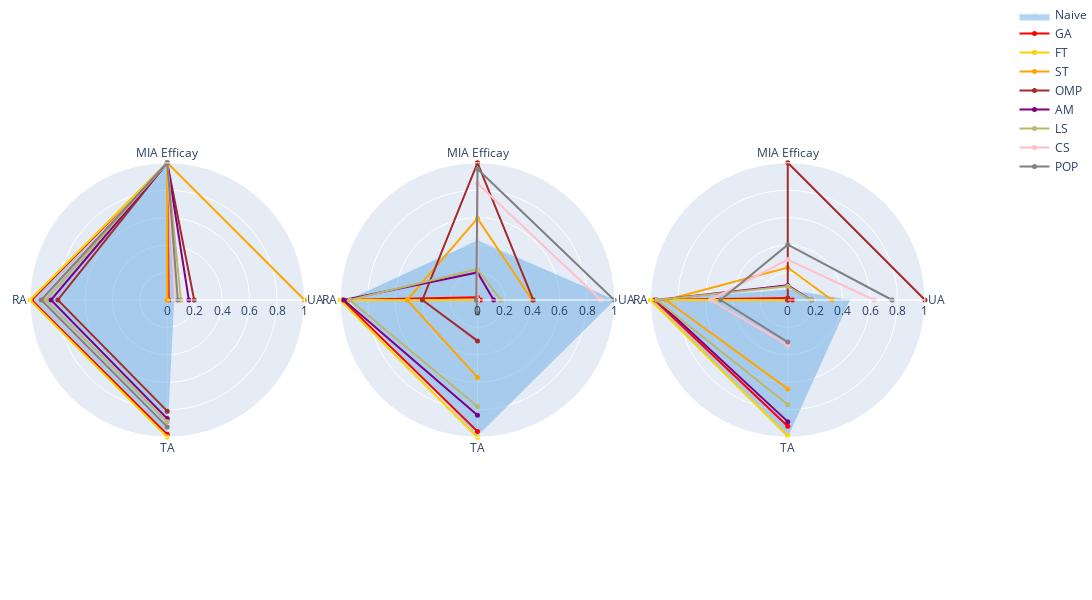

The notebook cell this image was saved under:
### Code cell
categories_1 = get_categories(df_1)
categories_2 = get_categories(df_2)
categories_3 = get_categories(df_3)


fig = make_subplots(rows=1, cols=3, specs=[[{'type': 'polar'}]*3],vertical_spacing=0.005,horizontal_spacing=0.04)

fig.add_trace(go.Scatterpolar(
      r=[radar_arr_1[0][0],radar_arr_1[0][1],radar_arr_1[0][2],radar_arr_1[0][3]],
      theta=categories_1,
      fill = 'toself',
      marker=dict(size=5, color='rgba(104,172, 229, 0.1)'),
      name=f'Naive'
),row=1, col=1)

fig.add_trace(go.Scatterpolar(
      r=[radar_arr_1[1][0],radar_arr_1[1][1],radar_arr_1[1][2],radar_arr_1[1][3]],
      theta=categories_1,
      fill = 'none',
      marker=dict(size=5, color='red'),
      name=f'GA'
),row=1, col=1)
fig.add_trace(go.Scatterpolar(
      r=[radar_arr_1[2][0],radar_arr_1[2][1],radar_arr_1[2][2],radar_arr_1[2][3]],
      theta=categories_1,
      fill = 'none',
      marker=dict(size=5, color='#FFD100'),
      name='FT'
),row=1, col=1)
fig.add_trace(go.Scatterpolar(
      r=[radar_arr_1[3][0],radar_arr_1[3][1],radar_arr_1[3][2],radar_arr_1[3][3]],
      theta=categories_1,
      fill = 'none',
      marker=dict(size=5, color='orange'),
      name='ST'
),row=1, col=1)
fig.add_trace(go.Scatterpolar(
      r=[radar_arr_1[4][0],radar_arr_1[4][1],radar_arr_1[4][2],radar_arr_1[4][3]],
      theta=categories_1,
      fill = 'none',
      marker=dict(size=5, color='brown'),
      name='OMP'
),row=1, col=1)
fig.add_trace(go.Scatterpolar(
      r=[radar_arr_1[5][0],radar_arr_1[5][1],radar_arr_1[5][2],radar_arr_1[5][3]],
      theta=categories_1,
      fill = 'none',
      marker=dict(size=5, color='purple'),
      name='AM'
),row=1, col=1)
fig.add_trace(go.Scatterpolar(
      r=[radar_arr_1[6][0],radar_arr_1[6][1],radar_arr_1[6][2],radar_arr_1[6][3]],
      theta=categories_1,
      fill = 'none',
      marker=dict(size=5, color='DarkKhaki'),
      name='LS'
))
fig.add_trace(go.Scatterpolar(
      r=[radar_arr_1[7][0],radar_arr_1[7][1],radar_arr_1[7][2],radar_arr_1[7][3]],
      theta=categories_1,
      fill = 'none',
      marker=dict(size=5, color='pink'),
      name='CS'
),row=1, col=1)
fig.add_trace(go.Scatterpolar(
      r=[radar_arr_1[8][0],radar_arr_1[8][1],radar_arr_1[8][2],radar_arr_1[8][3]],
      theta=categories_1,
      fill = 'none',
      marker=dict(size=5, color='grey'),
      name='POP',
),row=1, col=1)


fig.add_trace(go.Scatterpolar(
      r=[radar_arr_2[0][0],radar_arr_2[0][1],radar_arr_2[0][2],radar_arr_2[0][3]],
      showlegend=False,
      theta= categories_2,
      fill = 'toself',
      marker=dict(size=5, color='rgba(104,172, 229, 0.1)'),
),row=1, col=2)

fig.add_trace(go.Scatterpolar(
      r=[radar_arr_2[1][0],radar_arr_2[1][1],radar_arr_2[1][2],radar_arr_2[1][3]],
      theta=categories_2,
      showlegend=False,
      marker=dict(size=5, color='red'),
      fill = 'none'
),row=1, col=2)
fig.add_trace(go.Scatterpolar(
      r=[radar_arr_2[2][0],radar_arr_2[2][1],radar_arr_2[2][2],radar_arr_2[2][3]],
      theta=categories_2,
      showlegend=False,
      marker=dict(size=5, color='#FFD100'),
      fill = 'none'
),row=1, col=2)
fig.add_trace(go.Scatterpolar(
      r=[radar_arr_2[3][0],radar_arr_2[3][1],radar_arr_2[3][2],radar_arr_2[3][3]],
      theta=categories_2,
      showlegend=False,
      marker=dict(size=5, color='orange'),
      fill = 'none'
),row=1, col=2)
fig.add_trace(go.Scatterpolar(
      r=[radar_arr_2[4][0],radar_arr_2[4][1],radar_arr_2[4][2],radar_arr_2[4][3]],
      theta=categories_2,
      showlegend=False,
      marker=dict(size=5, color='brown'),
      fill = 'none'
),row=1, col=2)
fig.add_trace(go.Scatterpolar(
      r=[radar_arr_2[5][0],radar_arr_2[5][1],radar_arr_2[5][2],radar_arr_2[5][3]],
      theta=categories_2,
      showlegend=False,
      marker=dict(size=5, color='purple'),
      fill = 'none',
),row=1, col=2)
fig.add_trace(go.Scatterpolar(
      r=[radar_arr_2[6][0],radar_arr_2[6][1],radar_arr_2[6][2],radar_arr_2[6][3]],
      theta=categories_2,
      showlegend=False,
      marker=dict(size=5, color='DarkKhaki'),
      fill = 'none',
),row=1, col=2)
fig.add_trace(go.Scatterpolar(
      r=[radar_arr_2[7][0],radar_arr_2[7][1],radar_arr_2[7][2],radar_arr_2[7][3]],
      theta=categories_2,
      showlegend=False,
      marker=dict(size=5, color='pink'),
      fill = 'none',
),row=1, col=2)
fig.add_trace(go.Scatterpolar(
      r=[radar_arr_2[8][0],radar_arr_2[8][1],radar_arr_2[8][2],radar_arr_2[8][3]],
      theta=categories_2,
      marker=dict(size=5, color='grey'),
      showlegend=False,
      fill = 'none',
),row=1, col=2)



fig.add_trace(go.Scatterpolar(
      r=[radar_arr_3[0][0],radar_arr_3[0][1],radar_arr_3[0][2],radar_arr_3[0][3]],
      showlegend=False,
      theta=categories_3,
      fill = 'toself',
      marker=dict(size=5, color='rgba(104,172, 229, 0.1)'),
),row=1, col=3)

fig.add_trace(go.Scatterpolar(
      r=[radar_arr_3[1][0],radar_arr_3[1][1],radar_arr_3[1][2],radar_arr_3[1][3]],
      theta=categories_3,
      showlegend=False,
      marker=dict(size=5, color='red'),
      fill = 'none'
),row=1, col=3)
fig.add_trace(go.Scatterpolar(
      r=[radar_arr_3[2][0],radar_arr_3[2][1],radar_arr_3[2][2],radar_arr_3[2][3]],
      theta=categories_3,
      showlegend=False,
      marker=dict(size=5, color='#FFD100'),
      fill = 'none'
),row=1, col=3)
fig.add_trace(go.Scatterpolar(
      r=[radar_arr_3[3][0],radar_arr_3[3][1],radar_arr_3[3][2],radar_arr_3[3][3]],
      theta=categories_3,
      showlegend=False,
      marker=dict(size=5, color='orange'),
      fill = 'none'
),row=1, col=3)
fig.add_trace(go.Scatterpolar(
      r=[radar_arr_3[4][0],radar_arr_3[4][1],radar_arr_3[4][2],radar_arr_3[4][3]],
      theta=categories_3,
      showlegend=False,
      marker=dict(size=5, color='brown'),
      fill = 'none'
),row=1, col=3)
fig.add_trace(go.Scatterpolar(
      r=[radar_arr_3[5][0],radar_arr_3[5][1],radar_arr_3[5][2],radar_arr_3[5][3]],
      theta=categories_3,
      showlegend=False,
      marker=dict(size=5, color='purple'),
      fill = 'none',
),row=1, col=3)
fig.add_trace(go.Scatterpolar(
      r=[radar_arr_3[6][0],radar_arr_3[6][1],radar_arr_3[6][2],radar_arr_3[6][3]],
      theta=categories_3,
      showlegend=False,
      marker=dict(size=5, color='DarkKhaki'),
      fill = 'none',
),row=1, col=3)
fig.add_trace(go.Scatterpolar(
      r=[radar_arr_3[7][0],radar_arr_3[7][1],radar_arr_3[7][2],radar_arr_3[7][3]],
      theta=categories_3,
      showlegend=False,
      marker=dict(size=5, color='pink'),
      fill = 'none',
),row=1, col=3)
fig.add_trace(go.Scatterpolar(
      r=[radar_arr_3[8][0],radar_arr_3[8][1],radar_arr_3[8][2],radar_arr_3[8][3]],
      theta=categories_3,
      marker=dict(size=5, color='grey'),
      showlegend=False,
      fill = 'none',
),row=1, col=3)
	
fig.update_layout(
    polar=dict(
        radialaxis=dict(
            range=(0,1),
        ),
    ),
    polar2=dict(
        radialaxis=dict(
            range=(0,1),
        ),
    ),
    polar3=dict(
        radialaxis=dict(
            range=(0,1),
        ),
    ),
    legend=dict(
        x=1.1, 
    ),
    width=1500, 
    height=600,  
)
fig.update_layout(
    margin=dict(l=30, r=0, t=0, b=0), 
    autosize=True                 
)
fig.write_image((data_path_3+'/R_10_radar_graph.pdf'))
fig.show()

### Figure 1 — Plotly figure (JSON) as saved in the notebook; plotly's stock layout.template omitted (floating-point values rounded to 4 significant figures)
{"data": [{"fill": "toself", "marker": {"color": "rgba(104,172, 229, 0.1)", "size": 5}, "name": "Naive", "r": [0.05097, 1, 0.9993, 1], "subplot": "polar", "theta": ["UA", "MIA Efficay", "RA", "TA"], "type": "scatterpolar"}, {"fill": "none", "marker": {"color": "red", "size": 5}, "name": "GA", "r": [0.01049, 1, 0.9885, 0.9789], "subplot": "polar", "theta": ["UA", "MIA Efficay", "RA", "TA"], "type": "scatterpolar"}, {"fill": "none", "marker": {"color": "#FFD100", "size": 5}, "name": "FT", "r": [0, 1, 1, 0.9985], "subplot": "polar", "theta": ["UA", "MIA Efficay", "RA", "TA"], "type": "scatterpolar"}, {"fill": "none", "marker": {"color": "orange", "size": 5}, "name": "ST", "r": [1, 1, 0, 0], "subplot": "polar", "theta": ["UA", "MIA Efficay", "RA", "TA"], "type": "scatterpolar"}, {"fill": "none", "marker": {"color": "brown", "size": 5}, "name": "OMP", "r": [0.1964, 1, 0.7973, 0.81], "subplot": "polar", "theta": ["UA", "MIA Efficay", "RA", "TA"], "type": "scatterpolar"}, {"fill": "none", "marker": {"color": "purple", "size": 5}, "name": "AM", "r": [0.1574, 1, 0.847, 0.8643], "subplot": "polar", "theta": ["UA", "MIA Efficay", "RA", "TA"], "type": "scatterpolar"}, {"fill": "none", "marker": {"color": "DarkKhaki", "size": 5}, "name": "LS", "r": [0.0997, 1, 0.8867, 0.8876], "theta": ["UA", "MIA Efficay", "RA", "TA"], "type": "scatterpolar"}, {"fill": "none", "marker": {"color": "pink", "size": 5}, "name": "CS", "r": [0.06297, 1, 0.93, 0.9246], "subplot": "polar", "theta": ["UA", "MIA Efficay", "RA", "TA"], "type": "scatterpolar"}, {"fill": "none", "marker": {"color": "grey", "size": 5}, "name": "POP", "r": [0.07721, 1, 0.9192, 0.9246], "subplot": "polar", "theta": ["UA", "MIA Efficay", "RA", "TA"], "type": "scatterpolar"}, {"fill": "toself", "marker": {"color": "rgba(104,172, 229, 0.1)", "size": 5}, "r": [1, 0.4339, 0.9402, 0.9894], "showlegend": false, "subplot": "polar2", "theta": ["UA", "MIA Efficay", "RA", "TA"], "type": "scatterpolar"}, {"fill": "none", "marker": {"color": "red", "size": 5}, "r": [0.02183, 0.01928, 0.9829, 0.9574], "showlegend": false, "subplot": "polar2", "theta": ["UA", "MIA Efficay", "RA", "TA"], "type": "scatterpolar"}, {"fill": "none", "marker": {"color": "#FFD100", "size": 5}, "r": [0, 0, 1, 1], "showlegend": false, "subplot": "polar2", "theta": ["UA", "MIA Efficay", "RA", "TA"], "type": "scatterpolar"}, {"fill": "none", "marker": {"color": "orange", "size": 5}, "r": [0.3974, 0.5944, 0.5128, 0.5638], "showlegend": false, "subplot": "polar2", "theta": ["UA", "MIA Efficay", "RA", "TA"], "type": "scatterpolar"}, {"fill": "none", "marker": {"color": "brown", "size": 5}, "r": [0.4061, 1, 0.4017, 0.2979], "showlegend": false, "subplot": "polar2", "theta": ["UA", "MIA Efficay", "RA", "TA"], "type": "scatterpolar"}, {"fill": "none", "marker": {"color": "purple", "size": 5}, "r": [0.1179, 0.2004, 0.9744, 0.8404], "showlegend": false, "subplot": "polar2", "theta": ["UA", "MIA Efficay", "RA", "TA"], "type": "scatterpolar"}, {"fill": "none", "marker": {"color": "DarkKhaki", "size": 5}, "r": [0.1703, 0.2245, 0.9316, 0.7766], "showlegend": false, "subplot": "polar2", "theta": ["UA", "MIA Efficay", "RA", "TA"], "type": "scatterpolar"}, {"fill": "none", "marker": {"color": "pink", "size": 5}, "r": [0.8996, 0.8492, 0, 0], "showlegend": false, "subplot": "polar2", "theta": ["UA", "MIA Efficay", "RA", "TA"], "type": "scatterpolar"}, {"fill": "none", "marker": {"color": "grey", "size": 5}, "r": [0.9956, 0.9545, 0.008547, 0.09574], "showlegend": false, "subplot": "polar2", "theta": ["UA", "MIA Efficay", "RA", "TA"], "type": "scatterpolar"}, {"fill": "toself", "marker": {"color": "rgba(104,172, 229, 0.1)", "size": 5}, "r": [0.4521, 0.07456, 1, 1], "showlegend": false, "subplot": "polar3", "theta": ["UA", "MIA Efficay", "RA", "TA"], "type": "scatterpolar"}, {"fill": "none", "marker": {"color": "red", "size": 5}, "r": [0.03425, 0.01411, 0.9704, 0.9205], "showlegend": false, "subplot": "polar3", "theta": ["UA", "MIA Efficay", "RA", "TA"], "type": "scatterpolar"}, {"fill": "none", "marker": {"color": "#FFD100", "size": 5}, "r": [0, 0, 1, 0.9886], "showlegend": false, "subplot": "polar3", "theta": ["UA", "MIA Efficay", "RA", "TA"], "type": "scatterpolar"}, {"fill": "none", "marker": {"color": "orange", "size": 5}, "r": [0.3219, 0.2369, 0.8889, 0.6477], "showlegend": false, "subplot": "polar3", "theta": ["UA", "MIA Efficay", "RA", "TA"], "type": "scatterpolar"}, {"fill": "none", "marker": {"color": "brown", "size": 5}, "r": [1, 1, 0, 0], "showlegend": false, "subplot": "polar3", "theta": ["UA", "MIA Efficay", "RA", "TA"], "type": "scatterpolar"}, {"fill": "none", "marker": {"color": "purple", "size": 5}, "r": [0.1712, 0.1065, 0.9556, 0.8864], "showlegend": false, "subplot": "polar3", "theta": ["UA", "MIA Efficay", "RA", "TA"], "type": "scatterpolar"}, {"fill": "none", "marker": {"color": "DarkKhaki", "size": 5}, "r": [0.1712, 0.1006, 0.9556, 0.7614], "showlegend": false, "subplot": "polar3", "theta": ["UA", "MIA Efficay", "RA", "TA"], "type": "scatterpolar"}, {"fill": "none", "marker": {"color": "pink", "size": 5}, "r": [0.6301, 0.2949, 0.563, 0.3295], "showlegend": false, "subplot": "polar3", "theta": ["UA", "MIA Efficay", "RA", "TA"], "type": "scatterpolar"}, {"fill": "none", "marker": {"color": "grey", "size": 5}, "r": [0.7603, 0.4035, 0.4889, 0.3068], "showlegend": false, "subplot": "polar3", "theta": ["UA", "MIA Efficay", "RA", "TA"], "type": "scatterpolar"}], "layout": {"autosize": true, "height": 600, "legend": {"x": 1.1}, "margin": {"b": 0, "l": 30, "r": 0, "t": 0}, "polar": {"domain": {"x": [0, 0.3067], "y": [0, 1]}, "radialaxis": {"range": [0, 1]}}, "polar2": {"domain": {"x": [0.3467, 0.6533], "y": [0, 1]}, "radialaxis": {"range": [0, 1]}}, "polar3": {"domain": {"x": [0.6933, 1], "y": [0, 1]}, "radialaxis": {"range": [0, 1]}}, "width": 1500}}
